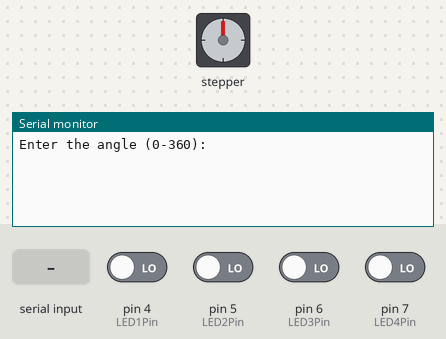
Bench run of a sketch on a simulated Arduino Uno, built with avr-gcc and run on an emulated ATmega328P. Parts: stepper motor, the last lines printed to the serial monitor. Inputs (shaded band) come from the test bench; at power-on: pin 4 (LED1Pin), pin 5 (LED2Pin), pin 6 (LED3Pin), pin 7 (LED4Pin) LOW. Stepper angles assume 2048 steps per turn.

Above: at 1.2 s.
1.3 s: "90,45\n" received over Serial
At 1.62 s:
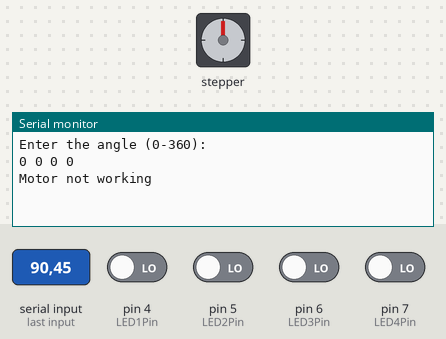
At 4.4 s:
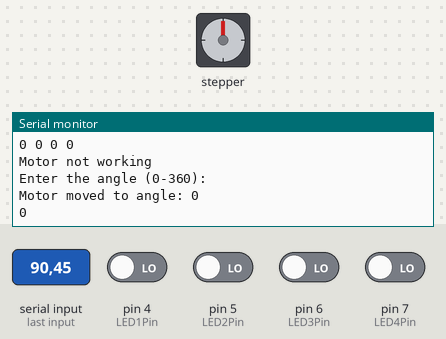

Measured:
- after the input at 1.3 s, the serial monitor: prints a new line at once (image 1)

The sketch:

Motor_code.ino
```cpp
// Include the Arduino Stepper.h library:
#include "Stepper.h"
#include <Arduino.h>

// Define number of steps per rotation:
const int stepsPerRevolution = 2048;

// Wiring:
// Pin 8 to IN1 on the ULN2003 driver
// Pin 9 to IN2 on the ULN2003 driver
// Pin 10 to IN3 on the ULN2003 driver
// Pin 11 to IN4 on the ULN2003 driver

// Create stepper object called 'myStepper', note the pin order:
Stepper myStepper = Stepper(stepsPerRevolution, 8, 10, 9, 11);

// Define the digital pins for LED monitoring
const int LED1Pin = 4;  // Digital pin for LED1
const int LED2Pin = 5;  // Digital pin for LED2
const int LED3Pin = 6;  // Digital pin for LED3
const int LED4Pin = 7;  // Digital pin for LED4

int angleIn;

void setup() {
  // Set the speed to 5 rpm:
  myStepper.setSpeed(1);

  // Begin Serial communication at a baud rate of 9600:
  Serial.begin(9600);

  // Set LED monitoring pins to inputs
  pinMode(LED1Pin, INPUT);
  pinMode(LED2Pin, INPUT);
  pinMode(LED3Pin, INPUT);
  pinMode(LED4Pin, INPUT);
}

void loop() {
  Serial.println("Enter the angle (0-360): ");
  while (!Serial.available()) {
    delay(10);
  }
  angleIn = Serial.parseInt();
  moveSM_to_angle(angleIn);
  delay(500);
}

void moveSM_to_angle(long angle) {
  long steps = map(angle, 0, 360, 0, stepsPerRevolution);

  if (angle >= 0) {
    myStepper.setSpeed(10);
  } else {
    myStepper.setSpeed(-10);
  }

  for (long i = 0; i < abs(steps); ++i) {
    myStepper.step(steps > 0 ? 1 : -1);
    if (!takeDigitalReadings()) {
      Serial.println("Motor not working");
      return;
    }
    delay(10);  // Short delay to allow the motor to step smoothly
  }
  Serial.print("Motor moved to angle: ");
  Serial.println(angle);

  Serial.println(steps);
  delay(5000);
}

bool takeDigitalReadings() {
  int led1State = digitalRead(LED1Pin);
  int led2State = digitalRead(LED2Pin);
  int led3State = digitalRead(LED3Pin);
  int led4State = digitalRead(LED4Pin);

  // Print the digital states
  Serial.print(led1State);
  Serial.print(" ");
  Serial.print(led2State);
  Serial.print(" ");
  Serial.print(led3State);
  Serial.print(" ");
  Serial.println(led4State);

  // Check for valid combinations
  if ((led1State == HIGH && led2State == LOW && led3State == HIGH && led4State == LOW) ||//1010
      (led1State == LOW && led2State == HIGH && led3State == HIGH && led4State == LOW) ||//0110
      (led1State == LOW && led2State == HIGH && led3State == LOW && led4State == HIGH) ||//0101
      (led1State == HIGH && led2State == LOW && led3State == LOW && led4State == HIGH)) //1001
  {
    // Valid combination
    return true;
  } else {
    // Invalid combination
    return false;
  }
}
```
